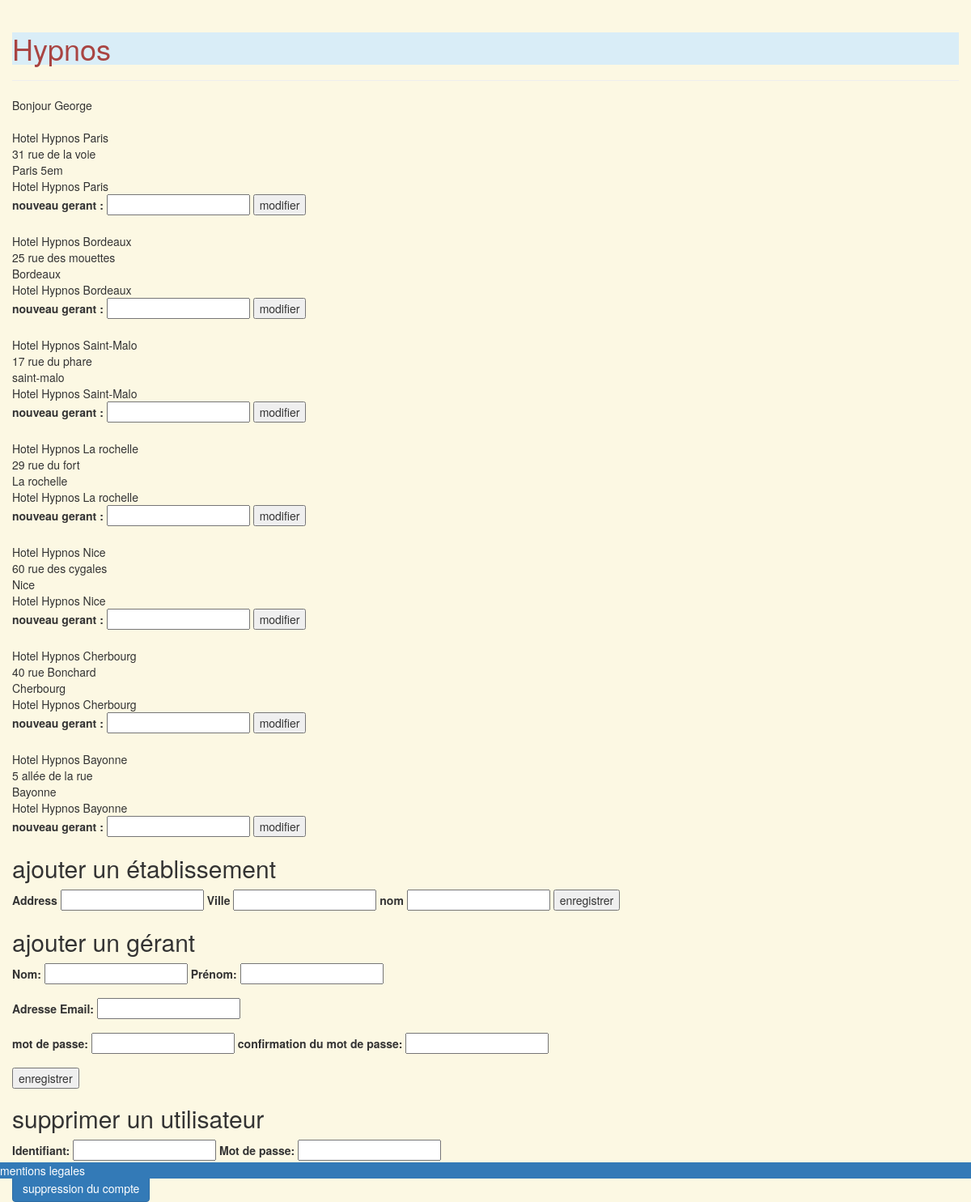
Screenshot of /Front/pageAdmin.php (signed in) with the database file from the repository.
### tables this page shows
CREATE TABLE IF NOT EXISTS Establishment(
  ID INTEGER NOT NULL AUTO_INCREMENT,
  Address VARCHAR(250) NOT NULL,
  City VARCHAR(250) NOT NULL,
  Name VARCHAR(250) NOT NULL,
  Manager INTEGER NOT NULL,
  FOREIGN KEY(Manager) REFERENCES User(ID),
  PRIMARY KEY(ID)
);

### Back/DisplayEstablishment.php (the view, shortened to what this page needs)
<?php
include_once 'ConnectToDatabase.php';
$sql = 'SELECT* FROM Establishment';
$result = mysqli_query($conn, $sql);
$establishments = mysqli_fetch_all($result, MYSQLI_ASSOC);
foreach($establishments as $establishment){
    echo $establishment['Name'].'</br>';
    echo $establishment['Address'].'</br>';
    echo $establishment['City'].'</br>';
    echo $establishment['Name'].'</br>';
    require "formModifyEstablishment.php";
   }

### Back/formModifyEstablishment.php (shortened to what this page needs)
<form method="POST" action="../back/scriptModifyEstablishment.php"enctype="multipart/form-data">
    <label>nouveau gerant :</label>
    <input name="Manager" type="number">
    <button type="submit">modifier</button>
</form>

### rows the page displays
establishment: Name "Hotel Hypnos Paris", Address "31 rue de la voie", City "Paris 5em"
establishment: Name "Hotel Hypnos Bordeaux", Address "25 rue des mouettes", City "Bordeaux"
establishment: Name "Hotel Hypnos Saint-Malo", Address "17 rue du phare", City "saint-malo"
establishment: Name "Hotel Hypnos La rochelle", Address "29 rue du fort", City "La rochelle"
establishment: Name "Hotel Hypnos Nice", Address "60 rue des cygales", City "Nice"
establishment: Name "Hotel Hypnos Cherbourg", Address "40 rue Bonchard", City "Cherbourg"
establishment: Name "Hotel Hypnos Bayonne", Address "5 allée de la rue", City "Bayonne"

### other values shown
$firstname "George"
